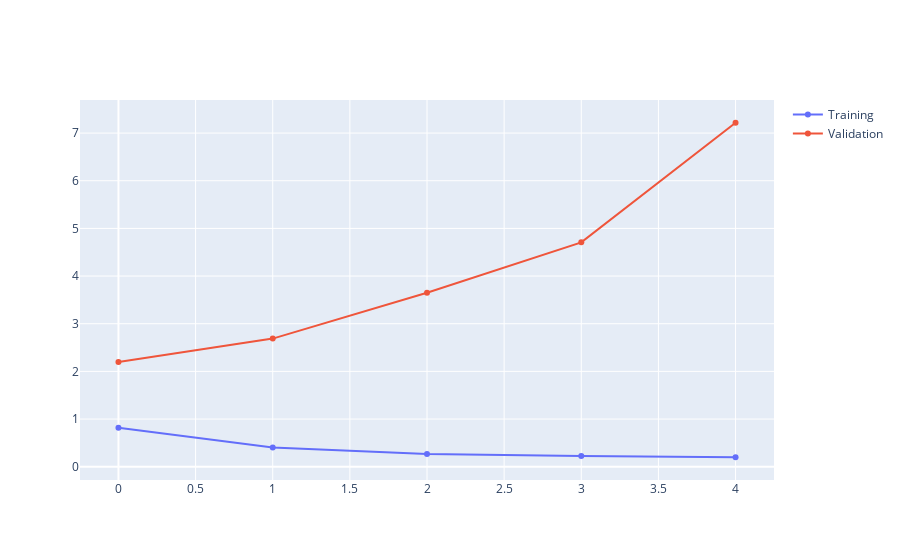
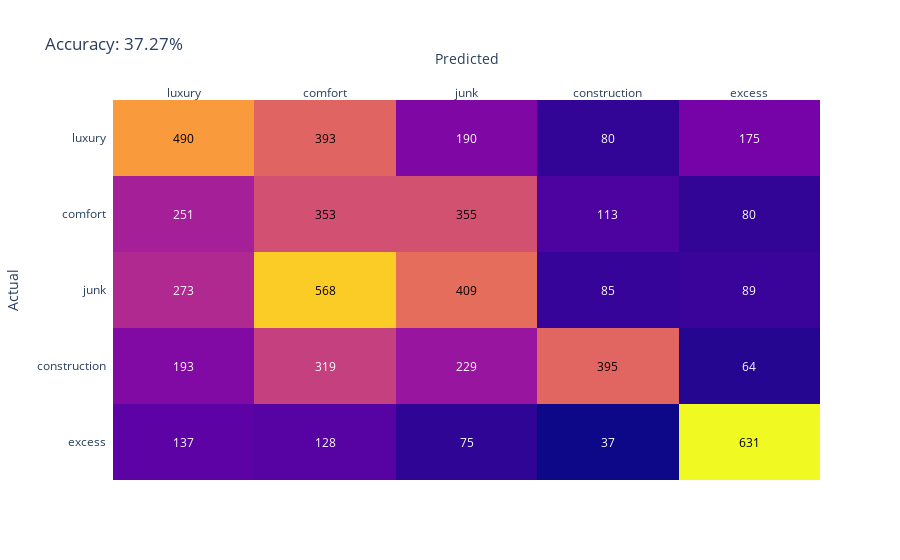

Notebook code for these charts, in order:
### Code cell
%%time
for _ in range(1):
    test(train())

### Figure 1 — Plotly figure (JSON) as saved in the notebook; plotly's stock layout.template omitted (floating-point values rounded to 4 significant figures)
{"data": [{"name": "Training", "type": "scatter", "x": [0, 1, 2, 3, 4], "y": [0.8177, 0.4014, 0.2673, 0.2227, 0.1988]}, {"name": "Validation", "type": "scatter", "x": [0, 1, 2, 3, 4], "y": [2.197, 2.688, 3.651, 4.707, 7.217]}], "layout": {}}

### Figure 2 — Plotly figure (JSON) as saved in the notebook; plotly's stock layout.template omitted (floating-point values rounded to 4 significant figures)
{"data": [{"colorscale": [[0, "#0d0887"], [0.1111, "#46039f"], [0.2222, "#7201a8"], [0.3333, "#9c179e"], [0.4444, "#bd3786"], [0.5556, "#d8576b"], [0.6667, "#ed7953"], [0.7778, "#fb9f3a"], [0.8889, "#fdca26"], [1, "#f0f921"]], "hoverinfo": "skip", "reversescale": false, "showscale": false, "type": "heatmap", "x": ["luxury", "comfort", "junk", "construction", "excess"], "y": ["luxury", "comfort", "junk", "construction", "excess"], "z": [[490, 393, 190, 80, 175], [251, 353, 355, 113, 80], [273, 568, 409, 85, 89], [193, 319, 229, 395, 64], [137, 128, 75, 37, 631]]}], "layout": {"annotations": [{"font": {"color": "#000000"}, "showarrow": false, "text": "490", "x": "luxury", "xref": "x", "y": "luxury", "yref": "y"}, {"font": {"color": "#000000"}, "showarrow": false, "text": "393", "x": "comfort", "xref": "x", "y": "luxury", "yref": "y"}, {"font": {"color": "#FFFFFF"}, "showarrow": false, "text": "190", "x": "junk", "xref": "x", "y": "luxury", "yref": "y"}, {"font": {"color": "#FFFFFF"}, "showarrow": false, "text": "80", "x": "construction", "xref": "x", "y": "luxury", "yref": "y"}, {"font": {"color": "#FFFFFF"}, "showarrow": false, "text": "175", "x": "excess", "xref": "x", "y": "luxury", "yref": "y"}, {"font": {"color": "#FFFFFF"}, "showarrow": false, "text": "251", "x": "luxury", "xref": "x", "y": "comfort", "yref": "y"}, {"font": {"color": "#000000"}, "showarrow": false, "text": "353", "x": "comfort", "xref": "x", "y": "comfort", "yref": "y"}, {"font": {"color": "#000000"}, "showarrow": false, "text": "355", "x": "junk", "xref": "x", "y": "comfort", "yref": "y"}, {"font": {"color": "#FFFFFF"}, "showarrow": false, "text": "113", "x": "construction", "xref": "x", "y": "comfort", "yref": "y"}, {"font": {"color": "#FFFFFF"}, "showarrow": false, "text": "80", "x": "excess", "xref": "x", "y": "comfort", "yref": "y"}, {"font": {"color": "#FFFFFF"}, "showarrow": false, "text": "273", "x": "luxury", "xref": "x", "y": "junk", "yref": "y"}, {"font": {"color": "#000000"}, "showarrow": false, "text": "568", "x": "comfort", "xref": "x", "y": "junk", "yref": "y"}, {"font": {"color": "#000000"}, "showarrow": false, "text": "409", "x": "junk", "xref": "x", "y": "junk", "yref": "y"}, {"font": {"color": "#FFFFFF"}, "showarrow": false, "text": "85", "x": "construction", "xref": "x", "y": "junk", "yref": "y"}, {"font": {"color": "#FFFFFF"}, "showarrow": false, "text": "89", "x": "excess", "xref": "x", "y": "junk", "yref": "y"}, {"font": {"color": "#FFFFFF"}, "showarrow": false, "text": "193", "x": "luxury", "xref": "x", "y": "construction", "yref": "y"}, {"font": {"color": "#FFFFFF"}, "showarrow": false, "text": "319", "x": "comfort", "xref": "x", "y": "construction", "yref": "y"}, {"font": {"color": "#FFFFFF"}, "showarrow": false, "text": "229", "x": "junk", "xref": "x", "y": "construction", "yref": "y"}, {"font": {"color": "#000000"}, "showarrow": false, "text": "395", "x": "construction", "xref": "x", "y": "construction", "yref": "y"}, {"font": {"color": "#FFFFFF"}, "showarrow": false, "text": "64", "x": "excess", "xref": "x", "y": "construction", "yref": "y"}, {"font": {"color": "#FFFFFF"}, "showarrow": false, "text": "137", "x": "luxury", "xref": "x", "y": "excess", "yref": "y"}, {"font": {"color": "#FFFFFF"}, "showarrow": false, "text": "128", "x": "comfort", "xref": "x", "y": "excess", "yref": "y"}, {"font": {"color": "#FFFFFF"}, "showarrow": false, "text": "75", "x": "junk", "xref": "x", "y": "excess", "yref": "y"}, {"font": {"color": "#FFFFFF"}, "showarrow": false, "text": "37", "x": "construction", "xref": "x", "y": "excess", "yref": "y"}, {"font": {"color": "#000000"}, "showarrow": false, "text": "631", "x": "excess", "xref": "x", "y": "excess", "yref": "y"}], "title": {"text": "Accuracy: 37.27%"}, "xaxis": {"dtick": 1, "gridcolor": "rgb(0, 0, 0)", "side": "top", "ticks": "", "title": {"text": "Predicted"}}, "yaxis": {"autorange": "reversed", "dtick": 1, "ticks": "", "ticksuffix": "  ", "title": {"text": "Actual"}}}}
